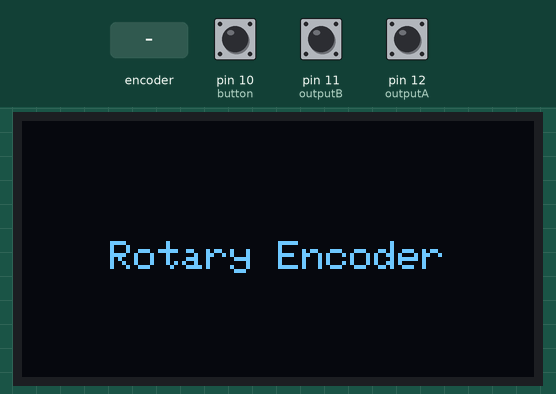
This sketch was run on a simulated Arduino Uno, built with avr-gcc and run on an emulated ATmega328P. Parts: 128×64 one-colour display. The test bench sets the inputs (shaded band); at power-on: pin 10 (button) HIGH, pin 11 (outputB) HIGH, pin 12 (outputA) HIGH.

Above: at 2.2 s.
2.3 s: rotary encoder on pin 12 (outputA) / pin 11 (outputB) turned 3 steps (first pin leading)
At 3.8 s:
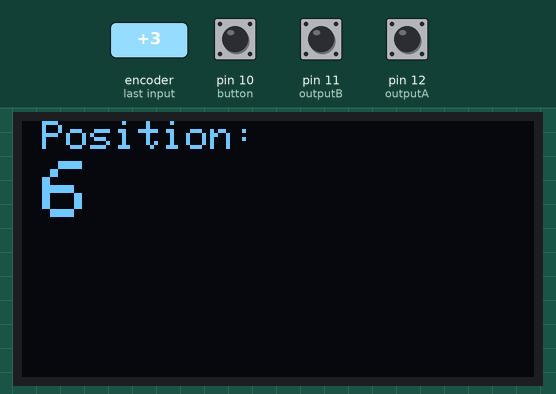
4.4 s: pin 10 (button) pulled LOW for 0.15 s
At 5.8 s:
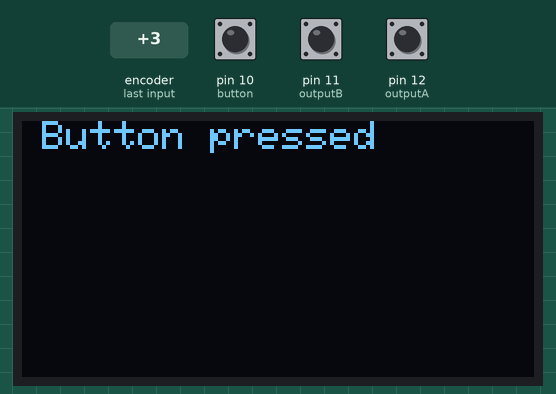
6.1 s: rotary encoder on pin 12 (outputA) / pin 11 (outputB) turned 1 step (first pin leading)
At 6.4 s:
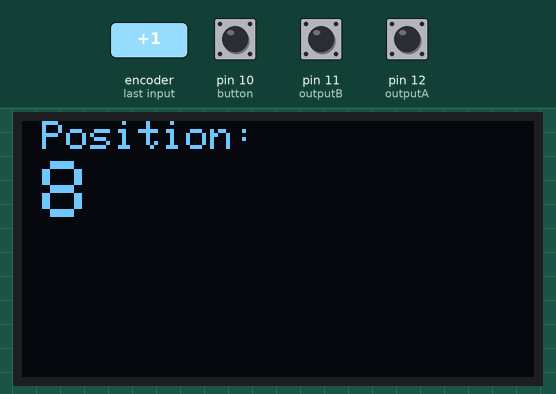
7.8 s: pin 10 (button) pulled LOW for 1 s
At 8.4 s:
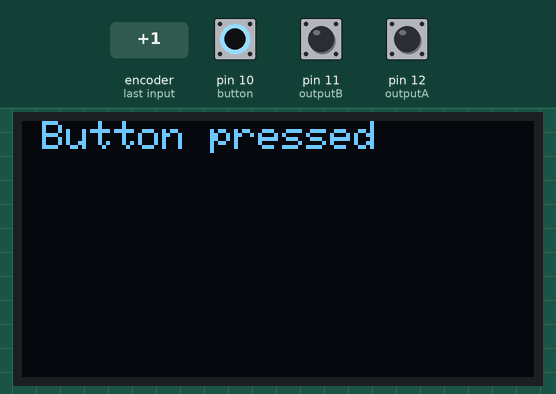
Timing chart, 0 to 10.8 s (numbered marks = the images above; inputs shaded):
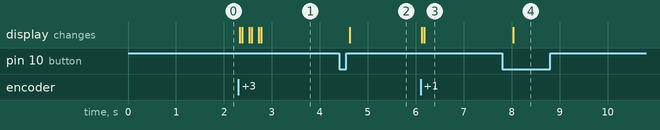

The sketch:

rotary_encoder_oled_128x64.ino
```cpp
#define outputA 12     //CLK pada pin D6
#define outputB 11     //DT pada pin D7
#define button 10      //SW pada pin D8

int counter = 0;      //Variabel penghitung nilai
int aState;           //Variabel kondisi
int aLastState;       //Variabel kondisi terakhir

#include <SPI.h>
#include <Wire.h>
#include <Adafruit_GFX.h>
#include <Adafruit_SSD1306.h>

#define SCREEN_WIDTH 128 // OLED display width, in pixels
#define SCREEN_HEIGHT 64 // OLED display height, in pixels

// Declaration for an SSD1306 display connected to I2C (SDA, SCL pins)
// The pins for I2C are defined by the Wire-library.
// On an arduino UNO:       A4(SDA), A5(SCL)
// On an arduino MEGA 2560: 20(SDA), 21(SCL)
// On an arduino LEONARDO:   2(SDA),  3(SCL), ...
#define OLED_RESET     -1 // Reset pin # (or -1 if sharing Arduino reset pin)
#define SCREEN_ADDRESS 0x3C ///< See datasheet for Address; 0x3D for 128x64, 0x3C for 128x32
Adafruit_SSD1306 display(SCREEN_WIDTH, SCREEN_HEIGHT, &Wire, OLED_RESET);

void setup() {
  Serial.begin(9600);
  // SSD1306_SWITCHCAPVCC = generate display voltage from 3.3V internally
  if (!display.begin(SSD1306_SWITCHCAPVCC, SCREEN_ADDRESS)) {
    Serial.println(F("SSD1306 allocation failed"));
    for (;;); // Don't proceed, loop forever
  }
  // Clear the buffer
  display.clearDisplay();
  display.setTextColor(SSD1306_WHITE);
  display.setCursor(22, 30);
  display.print("Rotary Encoder");
  display.display();
  delay(1000); // Pause for 2 seconds


  pinMode (outputA, INPUT_PULLUP); //Sertting sebagai input pullup
  pinMode (outputB, INPUT_PULLUP);
  pinMode (button, INPUT_PULLUP);
  aLastState = digitalRead(outputA);  //Baca kondisi terakhir CLK
}

void loop() {
  aState = digitalRead(outputA);          //Baca kondisi CLK
  if (aState != aLastState) {             //Jika ada perubahan kondisi, maka
    if (digitalRead(outputB) != aState) { //Jika berputar ke kiri, maka
      counter ++;                         //Nilai bertambah
    } else {                              //Jika berputar ke kanan, maka
      counter --;                         //Nilai berkurang
    }
    display.clearDisplay();
    display.setTextColor(SSD1306_WHITE);
    display.setCursor(5, 0);
    display.setTextSize(1);
    display.print("Position: ");
    display.setCursor(5, 10);
    display.setTextSize(2);
    display.println(counter);              //Tampilkan nilai
    display.display();
  }
  aLastState = aState;                    //Rekam kondisi

  if (digitalRead(button) == LOW) {       //Jika tombol ditekan, maka
    display.clearDisplay();
    display.setTextSize(1);
    display.setTextColor(SSD1306_WHITE);
    display.setCursor(5, 0);
    display.println("Button pressed");     //Tampilkan text
    delay(200);                           //Jeda pembacaan 200ms
    display.display();

  }

}
```

Measured:
- after the input at 2.3 s, the display: first changes at once (image 1 shows a later state)
- after the input at 4.4 s, the display: changes after 0.23 s (image 2)
- after the input at 6.1 s, the display: first changes at once (image 3 shows a later state)
- after the input at 7.8 s, the display: changes after 0.23 s (image 4)
